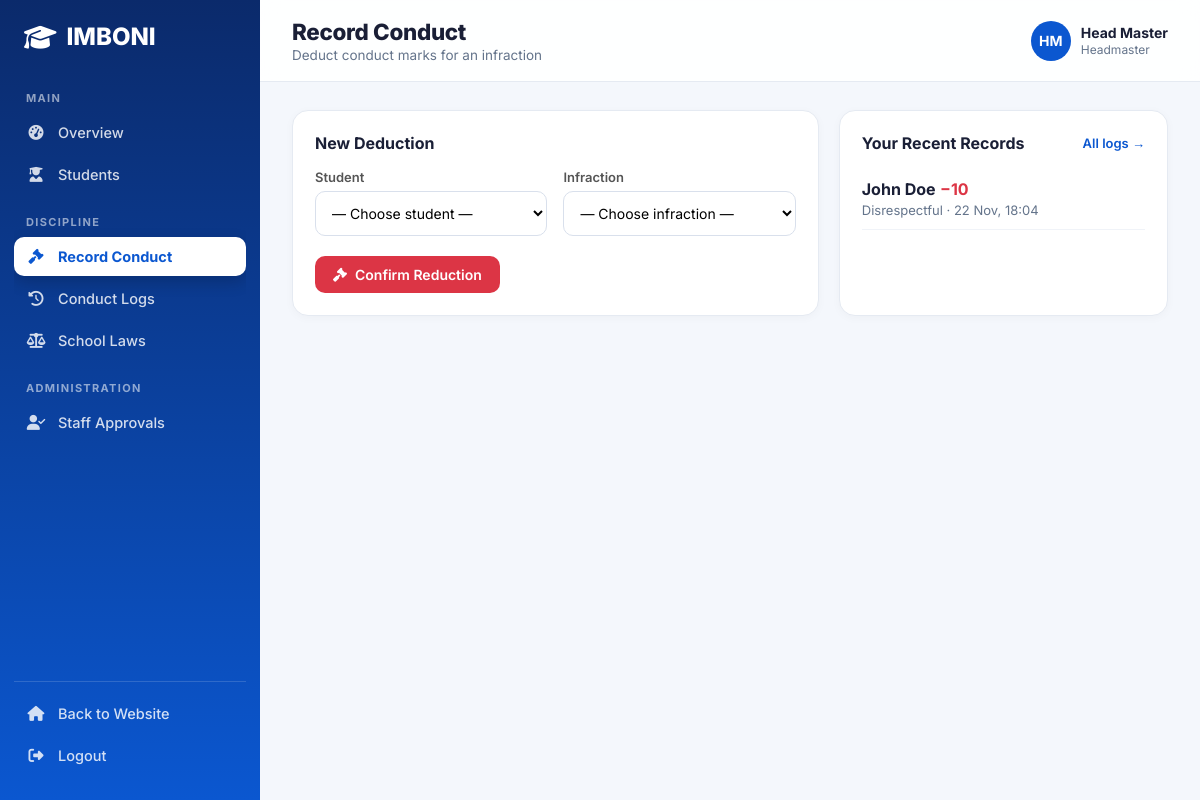
Screenshot of /conduct.php (signed in) with the database file from the repository.
### tables this page shows
CREATE TABLE `conduct_logs` (
  `id` int(11) NOT NULL,
  `student_id` int(11) NOT NULL,
  `user_id` int(11) NOT NULL,
  `law_id` int(11) NOT NULL,
  `marks_deducted` int(11) NOT NULL,
  `logged_at` timestamp NOT NULL DEFAULT current_timestamp()
);

CREATE TABLE `students` (
  `id` int(11) NOT NULL,
  `name` varchar(100) NOT NULL,
  `grade` varchar(20) NOT NULL,
  `current_conduct_marks` int(11) DEFAULT 100
);

CREATE TABLE `laws` (
  `id` int(11) NOT NULL,
  `name` varchar(150) NOT NULL,
  `reduction_marks` int(11) NOT NULL,
  `created_at` timestamp NOT NULL DEFAULT current_timestamp()
);

### conduct.php (the view, shortened to what this page needs)
<?php
require_once __DIR__ . '/partials/header.php';
$recent = $conn->query(
    "SELECT cl.logged_at, cl.marks_deducted, s.name AS student, l.name AS law
     FROM conduct_logs cl JOIN students s ON s.id = cl.student_id JOIN laws l ON l.id = cl.law_id
     WHERE cl.user_id = " . (int)$_SESSION['user_id'] . "
     ORDER BY cl.logged_at DESC, cl.id DESC LIMIT 5"
);
?>
<div class="grid two">
    <section class="card">
        <div class="card-head"><h2>New Deduction</h2></div>
        <form id="reduce-form">
            <div class="form-grid">
                <div class="form-group">
                    <label>Student</label>
                    <select name="student_id" required>
                        <option value="">— Choose student —</option>
                    </select>
                </div>
                <div class="form-group">
                    <label>Infraction</label>
                    <select name="law_id" required>
                        <option value="">— Choose infraction —</option>
                    </select>
                </div>
            </div>
            <div style="margin-top:20px"><button type="submit" class="btn danger"><i class="fa-solid fa-gavel"></i> Confirm Reduction</button></div>
        </form>
    </section>
    <section class="card">
        <div class="card-head"><h2>Your Recent Records</h2><a class="link" href="logs.php">All logs →</a></div>
        <?php if ($recent && $recent->num_rows): while ($r = $recent->fetch_assoc()): ?>
            <div style="padding:10px 0;border-bottom:1px solid #f0f3f8">
                <strong><?= htmlspecialchars($r['student']) ?></strong> <span class="neg">−<?= (int)$r['marks_deducted'] ?></span><br>
                <span class="muted" style="font-size:13px"><?= htmlspecialchars($r['law']) ?> · <?= date('d M, H:i', strtotime($r['logged_at'])) ?></span>
            </div>
        <?php endwhile; else: ?>
            <p class="empty">You haven't recorded anything yet.</p>
        <?php endif; ?>
    </section>
</div>
<?php require __DIR__ . '/partials/footer.php'; ?>

### assets/dashboard.css (style rules this page uses)
:root { --primary-blue: #0b57d0; --blue-600: #1a73e8; --dark-blue: #1a1f36; --text-gray: #555; --muted: #64748b; --line: #e5eaf2; --bg: #f4f7fc; --white: #fff; --green: #10b981; --amber: #f59e0b; --red: #dc3545; --sidebar-w: 260px; --font-main: 'Inter', sans-serif; }
* { margin: 0; padding: 0; box-sizing: border-box; }
body.app { font-family: var(--font-main); background: var(--bg); color: var(--dark-blue); min-height: 100vh; }
a { color: inherit; text-decoration: none; }
.card { background: #fff; border: 1px solid var(--line); border-radius: 16px; padding: 22px; box-shadow: 0 2px 10px rgba(16,24,40,.03); }
.card-head { display: flex; align-items: center; justify-content: space-between; gap: 10px; margin-bottom: 16px; flex-wrap: wrap; }
.card-head h2 { font-size: 1rem; font-weight: 700; }
.card-head a.link { color: var(--primary-blue); font-size: 13px; font-weight: 600; }
.grid { display: grid; gap: 20px; }
.grid.two { grid-template-columns: 1.6fr 1fr; margin-bottom: 20px; }
.btn { display: inline-flex; align-items: center; gap: 8px; padding: 10px 18px; border-radius: 10px; border: none; background: var(--primary-blue); color: #fff; font-weight: 600; font-size: 14px; cursor: pointer; font-family: inherit; transition: transform .15s, background .2s; }
.btn.danger { background: var(--red); }
.muted { color: var(--muted); }
.neg { color: var(--red); font-weight: 700; }
.form-grid { display: grid; grid-template-columns: repeat(auto-fit, minmax(220px, 1fr)); gap: 16px; align-items: end; }
.form-group { margin-bottom: 0; }
.form-group label { display: block; margin-bottom: 6px; color: var(--text-gray); font-weight: 600; font-size: 13px; }
.form-group input, .form-group select { width: 100%; padding: 12px; border: 1px solid #d9e0ec; border-radius: 10px; font-family: inherit; font-size: 14px; outline: none; background: #fff; transition: border .2s, box-shadow .2s; }

### rows the page displays
conduct_logs: student.name "John Doe", marks_deducted "10", law.name "Disrespectful", logged_at "22 Nov, 18:04"

### other values shown
$item['section'] "MAIN"
$label "Overview"
$label "Students"
$item['section'] "DISCIPLINE"
$label "Record Conduct"
$label "Conduct Logs"
$label "School Laws"
$item['section'] "ADMINISTRATION"
$label "Staff Approvals"
$pageTitle "Record Conduct"
$pageSubtitle "Deduct conduct marks for an infraction"
initials($userName) "HM"
$userName "Head Master"
$roleLabel "Headmaster"
